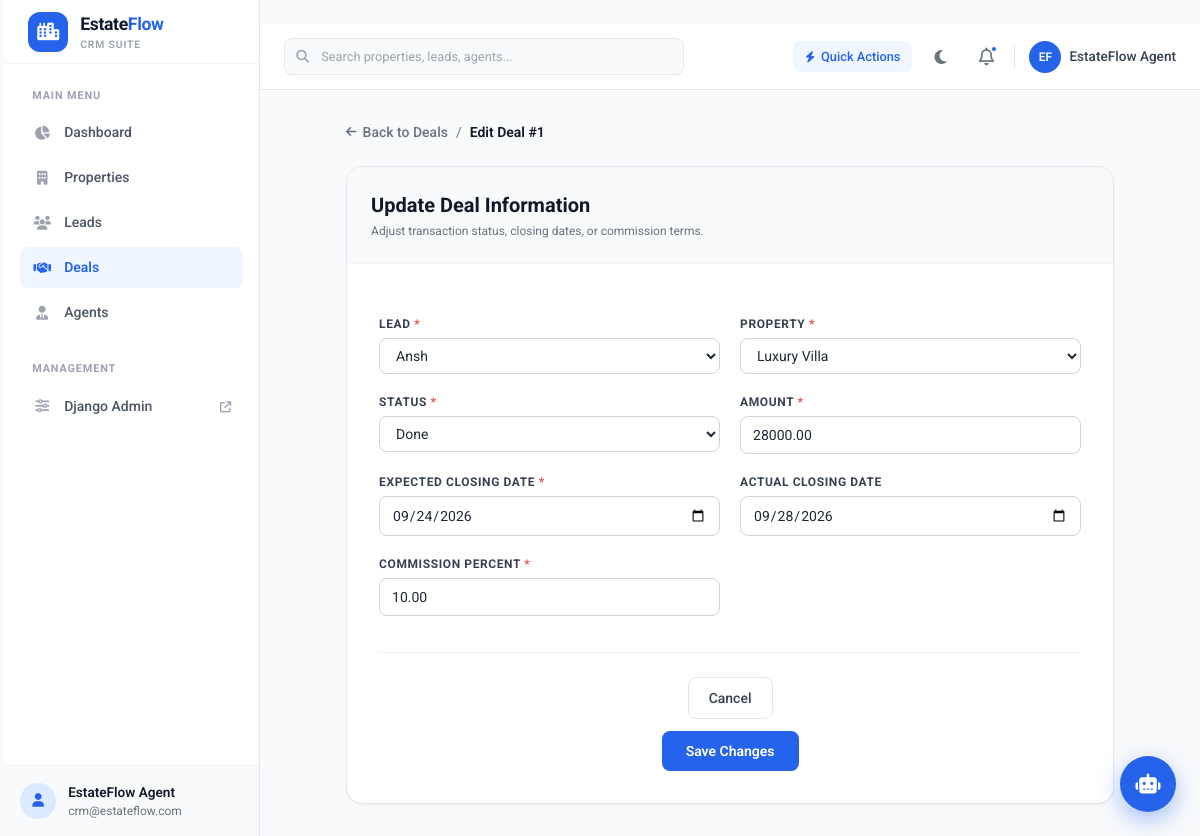
The page /deals/1/edit on the database its author committed.
### core/models.py (models this page shows, shortened)
class Deal(models.Model):
    class DealStatus(models.TextChoices):
        CANCELLED = "cancelled", "Cancelled"
        PENDING = "pending", "Pending"
        DONE = "done", "Done"
    lead = models.ForeignKey(to=Lead, on_delete=models.CASCADE)
    property = models.ForeignKey(to=Property, on_delete=models.CASCADE)
    status = models.CharField(
        max_length=12, choices=DealStatus.choices, default=DealStatus.PENDING
    )
    amount = models.DecimalField(max_digits=12, decimal_places=2)
    expected_closing_date = models.DateField()
    actual_closing_date = models.DateField(null=True, blank=True)
    commission_percent = models.DecimalField(max_digits=4, decimal_places=2)
    created_at = models.DateTimeField(auto_now_add=True)

### core/views.py (the view)
# urls.py: path("deals/<int:id>/edit", views.edit_deal, name="edit-deal"),
def edit_deal(request, id):
    instance = get_object_or_404(Deal, id=id)
    form = DealForm(request.POST or None, request.FILES or None, instance=instance)
    if request.method == "POST" and form.is_valid():
        form.save()
        return redirect("deals")
    context = {"editform": form, "id": id}
    return render(request, "pages/editdeal.html", context)

### core/forms.py
class DealForm(forms.ModelForm):
    class Meta:
        model = Deal
        fields = "__all__"
        widgets = {
            "expected_closing_date": forms.DateInput(
                attrs={"type": "date"},
                format="%Y-%m-%d",
            ),
            "actual_closing_date": forms.DateInput(
                attrs={"type": "date"},
                format="%Y-%m-%d",
            ),
        }

### core/models.py (called while the page is built)
    def __str__(self):
        return self.title

    def __str__(self):
        return self.full_name

### core/templates/pages/editdeal.html (shortened to what this page needs)
﻿{% extends 'base.html' %}
{% block content %}
<div class="max-w-3xl mx-auto space-y-6">
    <div class="flex items-center justify-between">
        <div class="flex items-center gap-2 text-sm text-gray-500 dark:text-gray-400">
            <a href="{% url 'deals' %}" class="hover:text-brand-600 transition-colors flex items-center gap-1.5 font-medium">
                <i class="fa-solid fa-arrow-left text-xs"></i>
                <span>Back to Deals</span>
            </a>
            <span>/</span>
            <span class="text-gray-900 dark:text-white font-semibold">Edit Deal #{{ id }}</span>
        </div>
    </div>
    <div class="bg-white dark:bg-gray-800 rounded-2xl shadow-sm border border-gray-200 dark:border-gray-700/80 overflow-hidden">
        <div class="p-6 border-b border-gray-100 dark:border-gray-700 bg-gray-50 dark:bg-gray-700/50">
            <h2 class="text-xl font-bold text-gray-900 dark:text-white">Update Deal Information</h2>
            <p class="text-xs text-gray-500 dark:text-gray-400 mt-1">Adjust transaction status, closing dates, or commission terms.</p>
        </div>
        <form method="POST" action="{% url 'edit-deal' id %}" class="p-6 sm:p-8 space-y-5 m-0 max-h-none">
            <div class="grid grid-cols-1 md:grid-cols-2 gap-5">
                {% for field in editform %}
                <div class="space-y-1.5">
                    <label for="{{ field.id_for_label }}" class="block text-xs font-bold uppercase tracking-wider text-gray-700 dark:text-gray-300">
                        {{ field.label }} {% if field.field.required %}<span class="text-red-500">*</span>{% endif %}
                    </label>
                    <div class="text-sm">
                        {{ field }}
                    </div>
                </div>
                {% endfor %}
            </div>
            <div class="pt-6 border-t border-gray-100 dark:border-gray-700 flex items-center justify-end gap-3">
                <a href="{% url 'deals' %}" class="px-5 py-2.5 border border-gray-200 dark:border-gray-700 rounded-lg text-sm font-medium text-gray-700 dark:text-gray-300 hover:bg-gray-50 dark:bg-gray-700 transition-colors">
                    Cancel
                </a>
                <button type="submit" class="px-6 py-2.5 bg-brand-600 hover:bg-brand-700 text-white rounded-lg text-sm font-semibold transition-colors shadow-xs">
                    Save Changes
                </button>
            </div>
        </form>
    </div>
</div>
{% endblock %}

### core/static/global.css (style rules this page uses)
* { font-family: "Roboto", sans-serif; }
form { width: 100%; max-height: 80vh; margin-top: 2rem; display: flex; flex-direction: column; gap: 1rem; }
form > div { display: flex; flex-direction: column; }
input, select, textarea { width: 100%; padding: 8px 12px; border-radius: 8px; border: 1px solid #d1d5db; outline: none; background-color: #ffffff; font-size: 0.875rem; }

### rows shown on the page
Deal: editform "Ansh" "Luxury Villa" "Done" "28000.00" "09/24/2026" "09/28/2026" "10.00"

### other values the page prints
{{ id }} "1"
{{ field.label }} "LEAD" "PROPERTY" "STATUS" "AMOUNT" "EXPECTED CLOSING DATE" "ACTUAL CLOSING DATE" "COMMISSION PERCENT"
